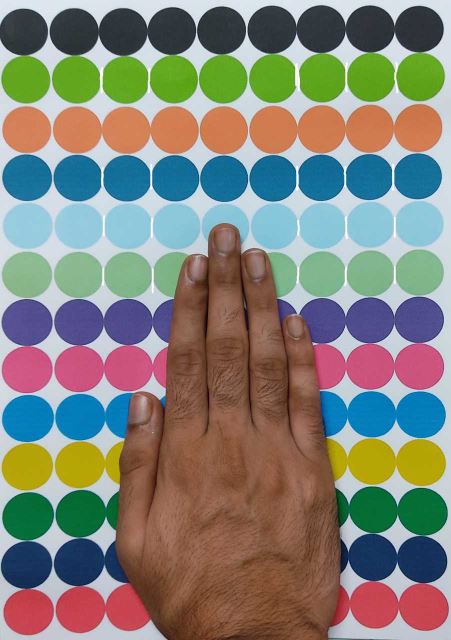
#> input picture images/black_top_2.jpg, 902 x 1280 px (shown at 1/2 size)
$ python color_tracker.py
#> lines starting #> are read from the running program, lines starting #| are printed output that depends on the picture; after the words box and inside, x2 and y2 are one past the last pixel; in counts of white or black regions, pixels touching at a corner belong together
import cv2
import numpy as np


def empty(a):
    pass


def stackImages(scale, imgArray):
    rows = len(imgArray)
    cols = len(imgArray[0])
    rowsAvailable = isinstance(imgArray[0], list)
    width = imgArray[0][0].shape[1]
    height = imgArray[0][0].shape[0]
    if rowsAvailable:
        for x in range(0, rows):
            for y in range(0, cols):
                if imgArray[x][y].shape[:2] == imgArray[0][0].shape[:2]:
                    imgArray[x][y] = cv2.resize(imgArray[x][y], (0, 0), None, scale, scale)
                else:
                    imgArray[x][y] = cv2.resize(imgArray[x][y], (imgArray[0][0].shape[1], imgArray[0][0].shape[0]),
                                                None, scale, scale)
                if len(imgArray[x][y].shape) == 2: imgArray[x][y] = cv2.cvtColor(imgArray[x][y], cv2.COLOR_GRAY2BGR)
        imageBlank = np.zeros((height, width, 3), np.uint8)
        hor = [imageBlank] * rows
        hor_con = [imageBlank] * rows
        for x in range(0, rows):
            hor[x] = np.hstack(imgArray[x])
        ver = np.vstack(hor)
    else:
        for x in range(0, rows):
            if imgArray[x].shape[:2] == imgArray[0].shape[:2]:
                imgArray[x] = cv2.resize(imgArray[x], (0, 0), None, scale, scale)
            else:
                imgArray[x] = cv2.resize(imgArray[x], (imgArray[0].shape[1], imgArray[0].shape[0]), None, scale, scale)
            if len(imgArray[x].shape) == 2: imgArray[x] = cv2.cvtColor(imgArray[x], cv2.COLOR_GRAY2BGR)
        hor = np.hstack(imgArray)
        ver = hor
    return ver


"""Enter the image file path"""
path = 'images/black_top_2.jpg'

cv2.namedWindow("TrackBars")
cv2.resizeWindow("TrackBars", 640, 240)
cv2.createTrackbar("Hue Min", "TrackBars", 0, 179, empty)
cv2.createTrackbar("Hue Max", "TrackBars", 19, 179, empty)
cv2.createTrackbar("Sat Min", "TrackBars", 27, 255, empty)
cv2.createTrackbar("Sat Max", "TrackBars", 255, 255, empty)
cv2.createTrackbar("Val Min", "TrackBars", 0, 255, empty)
cv2.createTrackbar("Val Max", "TrackBars", 255, 255, empty)

while True:
    img = cv2.imread(path)
#> img is the input picture: shape (1280, 902, 3); mean B, G, R 121, 130.7, 131.2
    img = cv2.resize(img, (340, 240))
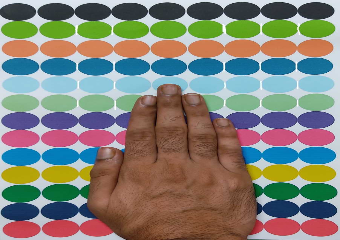
#> img: shape (240, 340, 3); mean B, G, R 120.8, 130.6, 131.1
    img = cv2.blur(img, (5, 5))
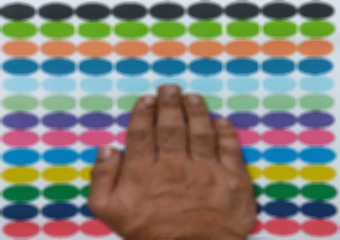
#> img: shape (240, 340, 3); mean B, G, R 120.8, 130.6, 131
    imgHSV = cv2.cvtColor(img, cv2.COLOR_BGR2HSV)
#> imgHSV: shape (240, 340, 3); mean H, S, V 71.8, 115.5, 163.9
    h_min = cv2.getTrackbarPos("Hue Min", "TrackBars")
    h_max = cv2.getTrackbarPos("Hue Max", "TrackBars")
    s_min = cv2.getTrackbarPos("Sat Min", "TrackBars")
    s_max = cv2.getTrackbarPos("Sat Max", "TrackBars")
    v_min = cv2.getTrackbarPos("Val Min", "TrackBars")
    v_max = cv2.getTrackbarPos("Val Max", "TrackBars")
    print("-------------------------")
    print(h_min, ',', s_min, ',', v_min)
    print(h_max, ',', s_max, ',', v_max)
    lower = np.array([h_min, s_min, v_min])
    upper = np.array([h_max, s_max, v_max])
    mask = cv2.inRange(imgHSV, lower, upper)
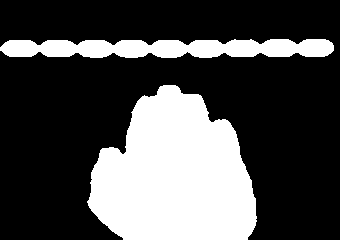
#> mask: shape (240, 340); 29.7% white; 2 white regions, box (x1, y1, x2, y2) and area: (87, 85, 257, 240) 19124, (0, 39, 334, 58) 5089
    imgResult = cv2.bitwise_and(img, img, mask=mask)
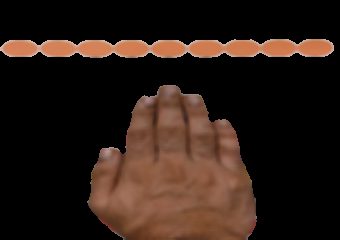
#> imgResult: shape (240, 340, 3); mean B, G, R 21, 28.1, 42.7
    imgCany = cv2.Canny(mask, 100, 200)
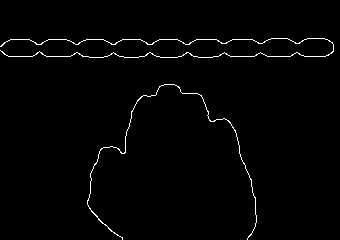
#> imgCany: shape (240, 340); 1.5% white in thin lines or dots, all inside (x1, y1, x2, y2) = (0, 38, 334, 240)

    contours, hierarchy = cv2.findContours(imgCany, cv2.RETR_TREE, cv2.CHAIN_APPROX_SIMPLE)
#> contours = 2 contours; box (x1, y1, x2, y2) and area: (0, 38, 334, 58) 58, (87, 84, 257, 240) 50

    imgStack = stackImages(1.2, ([img, imgResult], [mask, imgHSV]))
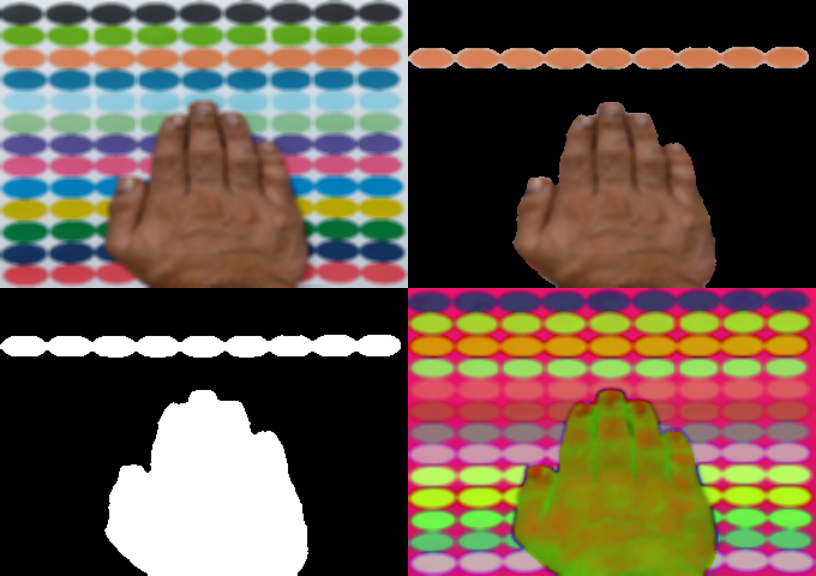
#> imgStack: shape (576, 816, 3); mean B, G, R 72.3, 87.4, 103.3
    cv2.imshow("Stacked Images", imgStack)
    cv2.waitKey(1)

$ run again, with images/blue_top.jpg copied over images/black_top_2.jpg
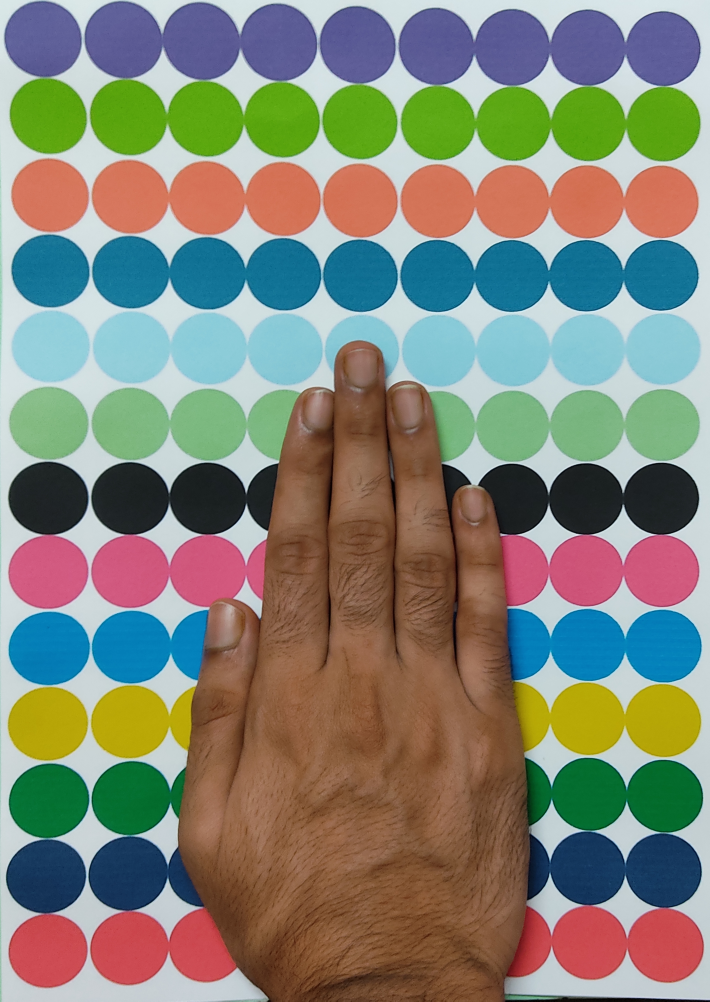
#> input picture images/blue_top.jpg, 3548 x 5006 px (shown at 1/5 size)
#> img is the input picture: shape (5006, 3548, 3); mean B, G, R 118.8, 132.7, 131.4
#> imgHSV: shape (240, 340, 3); mean H, S, V 69.8, 117.9, 164.8
#> `mask = cv2.inRange(imgHSV, lower, upper)`:
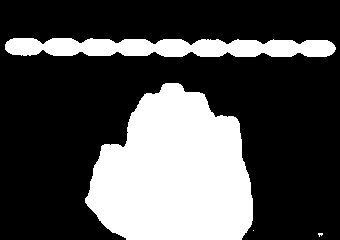
#> mask: shape (240, 340); 30.1% white; 4 white regions (2 under 20 px), largest, box (x1, y1, x2, y2) and area: (85, 83, 253, 240) 19529, (5, 38, 336, 57) 5015
#> imgCany: shape (240, 340); 1.5% white in thin lines or dots, all inside (x1, y1, x2, y2) = (4, 37, 336, 240)
#> contours = 6 contours, 3 with area under 20; largest, box (x1, y1, x2, y2) and area: (4, 37, 336, 57) 5029, (4, 37, 336, 57) 4978, (84, 82, 253, 240) 40
#> `imgStack = stackImages(1.2, ([img, imgResult], [mask, imgHSV]))`:
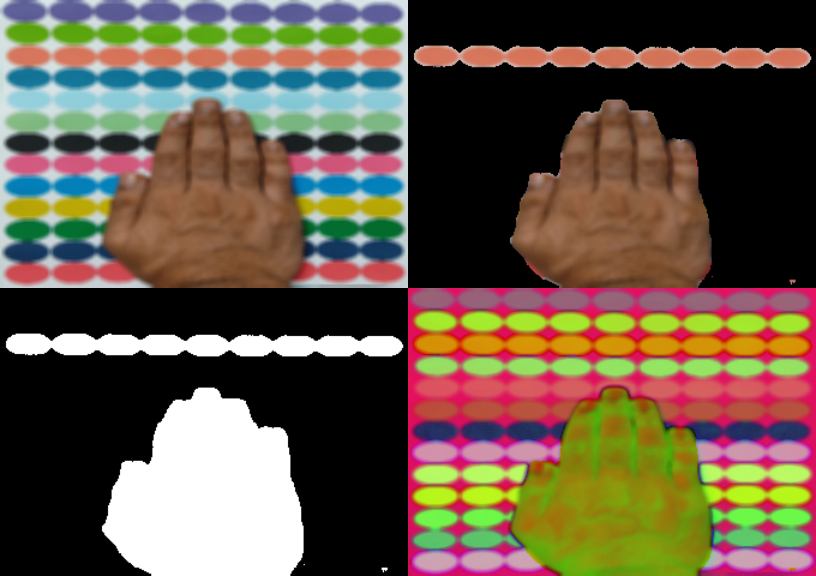
#> imgStack: shape (576, 816, 3); mean B, G, R 71.5, 88.9, 104
